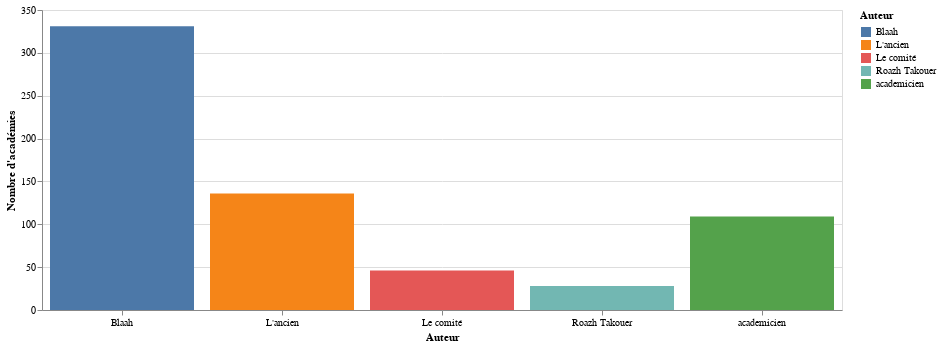

Source (notebook cell):
### Code cell
alt.Chart(df[["Auteur", "Publications"]]).mark_bar().encode(
    x=alt.X(
        "Auteur:N",
        axis=alt.Axis(labelAngle=0)
    ),
    y=alt.Y(
        "count(Publications):Q",
        axis=alt.Axis(title="Nombre d'académies")
    ),
    color="Auteur:N"
).properties(
    width=800
)

### Figure 1 — Vega-Lite specification as saved in the notebook (floating-point values rounded to 4 significant figures; data arrays with more than 128 entries replaced by an {"elided": "..."} marker saying what was removed)
{"config": {"view": {"continuousWidth": 400, "continuousHeight": 300}}, "data": {"name": "data-c9faf5541d026babf0051ea8e0465810"}, "mark": "bar", "encoding": {"color": {"field": "Auteur", "type": "nominal"}, "x": {"axis": {"labelAngle": 0}, "field": "Auteur", "type": "nominal"}, "y": {"aggregate": "count", "axis": {"title": "Nombre d'académies"}, "field": "Publications", "type": "quantitative"}}, "width": 800, "$schema": "https://vega.github.io/schema/vega-lite/v4.17.0.json", "datasets": {"data-c9faf5541d026babf0051ea8e0465810": {"elided": "650 records"}}}
